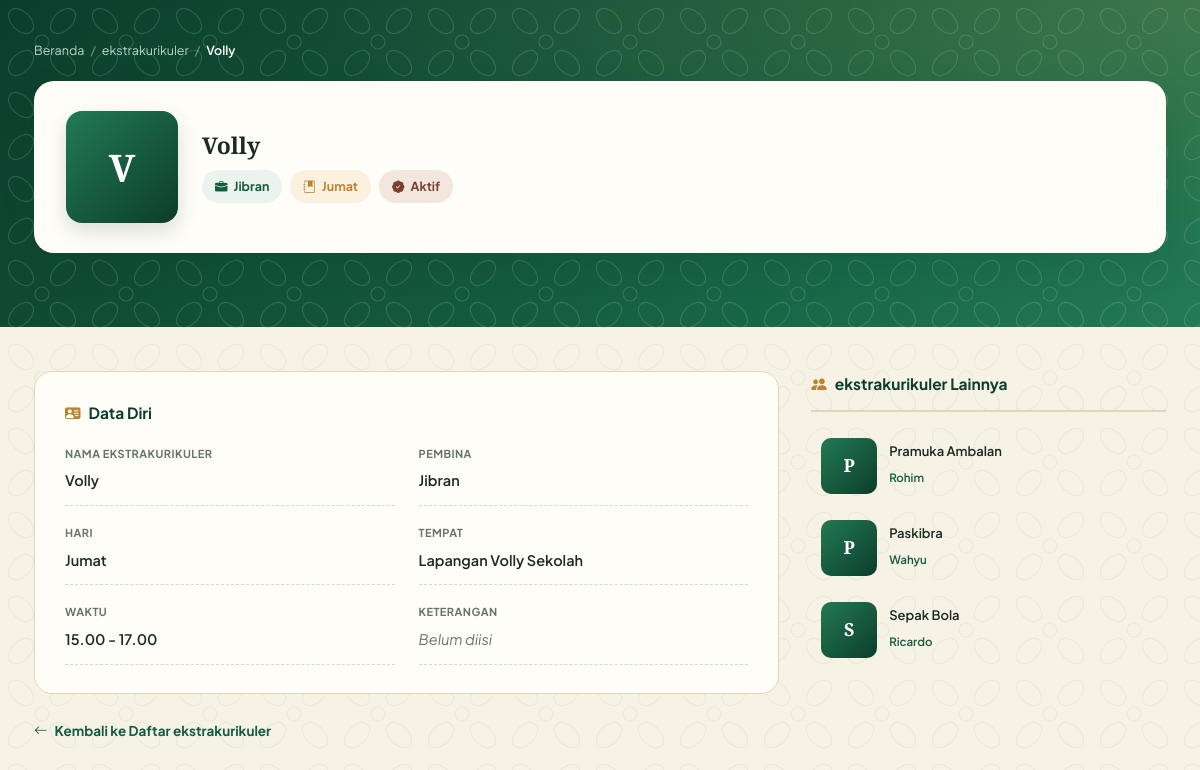
Page /ekstrakurikuler/detail/1 on the committed database.
### tables this page shows
CREATE TABLE `ekstrakurikuler` (
  `id_ekstrakurikuler` int NOT NULL,
  `nama_ekstrakurikuler` varchar(100) NOT NULL,
  `pembina` varchar(100) DEFAULT NULL,
  `hari` varchar(20) DEFAULT NULL,
  `waktu` varchar(50) DEFAULT NULL,
  `tempat` varchar(100) DEFAULT NULL,
  `keterangan` text,
  `foto` varchar(255) DEFAULT NULL,
  `status` enum('Aktif','Tidak Aktif') DEFAULT 'Aktif',
  `created_at` timestamp NULL DEFAULT CURRENT_TIMESTAMP
);

### application/controllers/Ekstrakurikuler.php (called while the page is built, shortened)
<?php
class Ekstrakurikuler extends CI_Controller {
    public function __construct(){
        $this->load->database();
    }
    public function detail($id = null)
    {
        $ekstrakurikuler = $this->db->where('id_ekstrakurikuler', $id)->get('ekstrakurikuler')->row();
        $ekstrakurikuler_lain = $this->db
            ->where('id_ekstrakurikuler !=', $id)
            ->order_by('id_ekstrakurikuler', 'DESC')
            ->limit(4)
            ->get('ekstrakurikuler')
            ->result();
        $data = [
            'judul'     => $ekstrakurikuler->nama_ekstrakurikuler ?? 'Detail ekstrakurikuler',
            'ekstrakurikuler'      => $ekstrakurikuler,
            'ekstrakurikuler_lain' => $ekstrakurikuler_lain,
        ];
        $this->load->view('ekstrakurikuler_detail', $data);
    }
}

### index.php (called while the page is built, shortened)
<?php
require_once BASEPATH.'core/CodeIgniter.php';

### application/views/ekstrakurikuler_detail.php (the view, shortened to what this page needs)
<!DOCTYPE html>
<html lang="id">
<head>
<link rel="stylesheet" href="https://cdn.jsdelivr.net/npm/bootstrap-icons@1.11.3/font/bootstrap-icons.min.css">
</head>
<body>
<section class="page-hero">
  <div class="container">
    <div class="breadcrumb">
      <a href="<?= base_url() ?>">Beranda</a>
      <span class="sep">/</span>
      <a href="<?= base_url('ekstrakurikuler') ?>">ekstrakurikuler</a>
      <span class="sep">/</span>
      <span class="current"><?= html_escape($ekstrakurikuler->nama_ekstrakurikuler) ?></span>
    </div>
    <div class="profile-card">
      <?php if (!empty($ekstrakurikuler->foto) && file_exists('./upload/foto_ekstra/' . $ekstrakurikuler->foto)): ?>
        <img class="profile-photo" src="<?= base_url('upload/foto_ekstra/' . $ekstrakurikuler->foto) ?>" alt="<?= html_escape($ekstrakurikuler->nama_ekstrakurikuler) ?>">
      <?php else: ?>
        <div class="profile-photo-placeholder"><?= html_escape(strtoupper(substr($ekstrakurikuler->nama_ekstrakurikuler, 0, 1))) ?></div>
      <?php endif; ?>
      <div class="profile-main">
        <h1><?= html_escape($ekstrakurikuler->nama_ekstrakurikuler) ?></h1>
        <div class="profile-tags">
          <?php if (!empty($ekstrakurikuler->pembina)): ?>
            <span class="tag pembina"><i class="bi bi-briefcase-fill"></i> <?= html_escape($ekstrakurikuler->pembina) ?></span>
          <?php endif; ?>
          <?php if (!empty($ekstrakurikuler->hari)): ?>
            <span class="tag mapel"><i class="bi bi-journal-bookmark-fill"></i> <?= html_escape($ekstrakurikuler->hari) ?></span>
          <?php endif; ?>
          <?php if (!empty($ekstrakurikuler->status)): ?>
            <span class="tag status"><i class="bi bi-patch-check-fill"></i> <?= html_escape($ekstrakurikuler->status) ?></span>
          <?php endif; ?>
        </div>
      </div>
    </div>
  </div>
</section>
<section class="main">
  <div class="container">
    <div class="content-wrap">
      <div class="article-body">
        <div class="panel">
          <h4><i class="bi bi-person-vcard-fill"></i> Data Diri</h4>
          <div class="info-grid">
            <div class="info-item">
              <label>Nama ekstrakurikuler</label>
              <div class="val <?= empty($ekstrakurikuler->nama_ekstrakurikuler) ? 'empty' : '' ?>"><?= !empty($ekstrakurikuler->nama_ekstrakurikuler) ? html_escape($ekstrakurikuler->nama_ekstrakurikuler) : 'Belum diisi' ?></div>
            </div>
            <div class="info-item">
              <label>Pembina</label>
              <div class="val <?= empty($ekstrakurikuler->pembina) ? 'empty' : '' ?>"><?= !empty($ekstrakurikuler->pembina) ? html_escape($ekstrakurikuler->pembina) : 'Belum diisi' ?></div>
            </div>
            <div class="info-item">
              <label>Hari</label>
              <div class="val <?= empty($ekstrakurikuler->hari) ? 'empty' : '' ?>"><?= !empty($ekstrakurikuler->hari) ? html_escape($ekstrakurikuler->hari) : 'Belum diisi' ?></div>
            </div>
            <div class="info-item">
              <label>Tempat</label>
              <div class="val <?= empty($ekstrakurikuler->tempat) ? 'empty' : '' ?>"><?= !empty($ekstrakurikuler->tempat) ? html_escape($ekstrakurikuler->tempat) : 'Belum diisi' ?></div>
            </div>
            <div class="info-item">
              <label>Waktu</label>
              <div class="val <?= empty($ekstrakurikuler->waktu) ? 'empty' : '' ?>"><?= !empty($ekstrakurikuler->waktu) ? html_escape($ekstrakurikuler->waktu) : 'Belum diisi' ?></div>
            </div>
            <div class="info-item">
              <label>Keterangan</label>
              <div class="val <?= empty($ekstrakurikuler->keterangan) ? 'empty' : '' ?>"><?= !empty($ekstrakurikuler->keterangan) ? html_escape($ekstrakurikuler->keterangan) : 'Belum diisi' ?></div>
            </div>
          </div>
        </div>
        <a href="<?= base_url('ekstrakurikuler') ?>" class="back-link"><i class="bi bi-arrow-left"></i> Kembali ke Daftar ekstrakurikuler</a>
      </div>
      <aside class="sidebar">
        <h4><i class="bi bi-people-fill"></i> ekstrakurikuler Lainnya</h4>
        <?php if (!empty($ekstrakurikuler_lain)): ?>
          <?php foreach ($ekstrakurikuler_lain as $lain): ?>
            <a href="<?= base_url('ekstrakurikuler/detail/' . $lain->id_ekstrakurikuler) ?>" class="side-card">
              <?php if (!empty($lain->foto) && file_exists('./upload/foto_ekstra/' . $lain->foto)): ?>
                <img class="thumb" src="<?= base_url('upload/foto_ekstra/' . $lain->foto) ?>" alt="<?= html_escape($lain->nama_ekstrakurikuler) ?>">
              <?php else: ?>
                <div class="thumb-placeholder"><?= html_escape(strtoupper(substr($lain->nama_ekstrakurikuler, 0, 1))) ?></div>
              <?php endif; ?>
              <div class="info">
                <h5><?= html_escape($lain->nama_ekstrakurikuler) ?></h5>
                <?php if (!empty($lain->pembina)): ?><span><?= html_escape($lain->pembina) ?></span><?php endif; ?>
              </div>
            </a>
          <?php endforeach; ?>
        <?php else: ?>
          <p class="empty-note">Belum ada ekstrakurikuler lain.</p>
        <?php endif; ?>
      </aside>
    </div>
  </div>
</section>
</body>
</html>

### application/views/ekstrakurikuler_detail.php (style rules this page uses)
:root { --forest-deep:#0c3d2c; --forest:#145c40; --forest-mid:#227a54; --forest-soft:#eaf3ee; --brass:#b8862f; --brass-light:#d9a94a; --clove:#7a4130; --ivory:#f6f2e5; --panel:#fffdf8; --ink:#1c2b22; --muted:#66756a; --line:#e2d6b8; --shadow:0 14px 34px rgba(12,61,44,.12); }
* { box-sizing:border-box;margin:0;padding:0; }
body { font-family:'Plus Jakarta Sans',ui-sans-serif,system-ui,sans-serif; color:var(--ink);background:var(--ivory);line-height:1.7;font-size:15.5px; }
h1,h2,h3 { font-family:'Spectral',Georgia,serif;color:var(--forest-deep);font-weight:600;line-height:1.25; }
a { text-decoration:none;color:inherit; }
.container { max-width:1180px;margin:0 auto;padding:0 24px; }
.page-hero { position:relative;overflow:hidden;padding:40px 0 74px; }
.breadcrumb { color:#b6d8c4;font-size:12.5px;margin-bottom:20px;display:flex;gap:6px;align-items:center;flex-wrap:wrap; }
.breadcrumb .sep { opacity:.6; }
.breadcrumb .current { color:#fff;font-weight:600; }
.profile-card { background:var(--panel);border-radius:20px;box-shadow:var(--shadow); padding:30px 32px;display:flex;gap:24px;align-items:center; position:relative;z-index:3; }
.profile-photo-placeholder { width:112px;height:112px;border-radius:16px;flex-shrink:0; background:linear-gradient(135deg,var(--forest-mid),var(--forest-deep)); color:#fff;display:grid;place-items:center;font-size:38px;font-weight:700;font-family:'Spectral',serif; box-shadow:0 8px 20px rgba(12,61,44,.16); }
.profile-main h1 { font-size:23px;color:var(--ink);margin-bottom:10px; }
.profile-tags { display:flex;gap:8px;flex-wrap:wrap; }
.tag { display:inline-flex;align-items:center;gap:6px;padding:6px 13px;border-radius:999px;font-size:12.5px;font-weight:700; }
.tag.pembina { background:var(--forest-soft);color:var(--forest); }
.tag.mapel { background:#fbf1de;color:var(--brass); }
.tag.status { background:#f3e6de;color:var(--clove); }
section.main { padding:44px 0 70px; }
.content-wrap { display:grid;grid-template-columns:2.1fr 1fr;gap:32px;align-items:start; }
.panel { background:var(--panel);border:1px solid var(--line);border-radius:18px;padding:28px 30px; }
.panel h4 { font-size:15.5px;color:var(--forest-deep);margin-bottom:18px;display:flex;align-items:center;gap:8px; }
.panel h4 i { color:var(--brass); }
.info-grid { display:grid;grid-template-columns:1fr 1fr;gap:18px 24px; }
.info-item { border-bottom:1px dashed var(--line);padding-bottom:12px; }
.info-item label { display:block;font-size:11px;text-transform:uppercase;letter-spacing:.04em;color:var(--muted);font-weight:700;margin-bottom:5px; }
.info-item .val { font-size:14.5px;color:var(--ink);font-weight:600; }
.info-item .val.empty { color:var(--muted);font-weight:400;font-style:italic; }
.back-link { display:inline-flex;align-items:center;gap:7px;font-size:13.5px;font-weight:700;color:var(--forest);margin-top:26px;transition:.2s; }
.sidebar h4 { font-size:15.5px;color:var(--forest-deep);margin-bottom:16px;padding-bottom:12px;border-bottom:2px solid var(--line);display:flex;align-items:center;gap:8px; }
.sidebar h4 i { color:var(--brass); }
.side-card { display:flex;gap:12px;align-items:center;margin-bottom:6px;padding:10px;border-radius:12px;transition:.2s; }
.side-card .thumb-placeholder { width:56px;height:56px;border-radius:10px;flex-shrink:0; background:linear-gradient(135deg,var(--forest-mid),var(--forest-deep)); color:#fff;display:grid;place-items:center;font-size:18px;font-weight:700;font-family:'Spectral',serif; }
.side-card .info h5 { font-size:13px;color:var(--ink);line-height:1.4;margin-bottom:3px;font-weight:600; }
.side-card .info span { color:var(--forest);font-size:11.5px;font-weight:600; }

### rows in the picture
ekstrakurikuler: nama_ekstrakurikuler "Volly", nama_ekstrakurikuler "V", pembina "Jibran", hari "Jumat", status "Aktif", tempat "Lapangan Volly Sekolah", waktu "15.00 - 17.00"
ekstrakurikuler: nama_ekstrakurikuler "P", nama_ekstrakurikuler "Pramuka Ambalan", pembina "Rohim"
ekstrakurikuler: nama_ekstrakurikuler "P", nama_ekstrakurikuler "Paskibra", pembina "Wahyu"
ekstrakurikuler: nama_ekstrakurikuler "S", nama_ekstrakurikuler "Sepak Bola", pembina "Ricardo"
